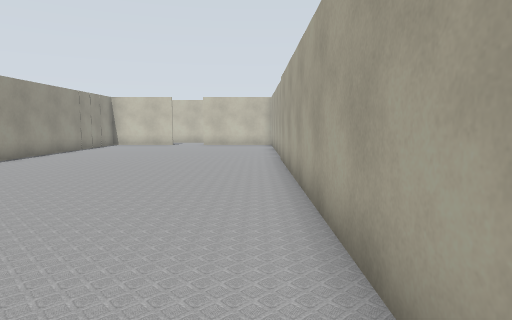
[1] (above)

24 first-person views from a walk through a world built for the Gazebo simulator. The camera is 1.2 m above the floor, tilts 6° down and sees 75° across. The lines on the ground mark 1 m squares. The floor is counted in squares, 1 m on a side. Each view is taken from the middle of a square. On the plan, view 1 faces up. The plan holds only what a view shows up to about 13 squares ahead; the rest is blank. The place goes on beyond the plan. The robots in the file are not drawn. Simple patterns stand in for the simulator's built-in surfaces.

[2]
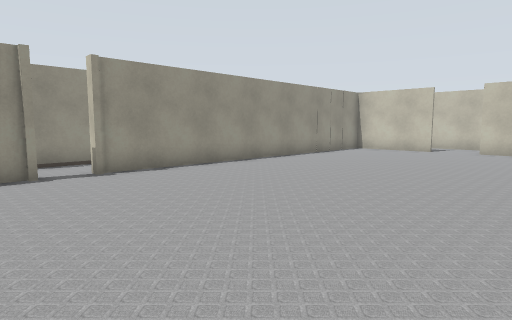

[3]
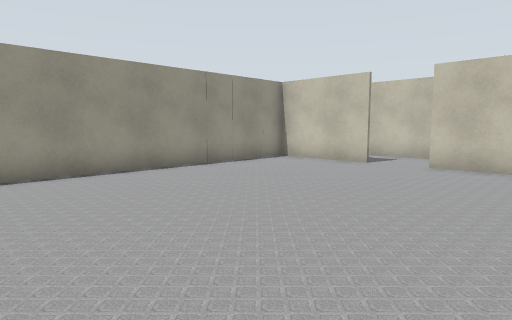

[4]
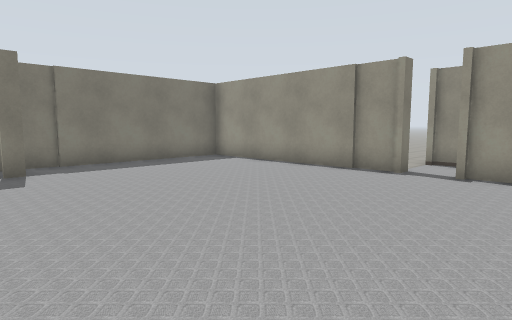

[5]
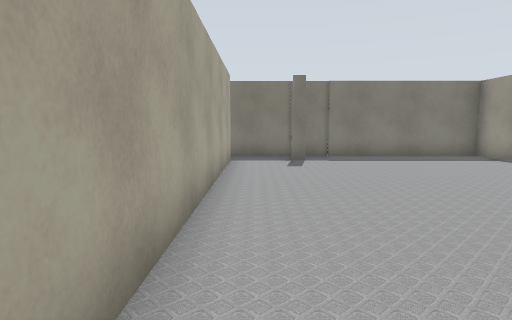

[6]
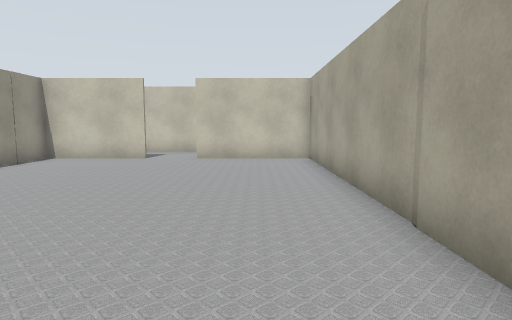

[7]
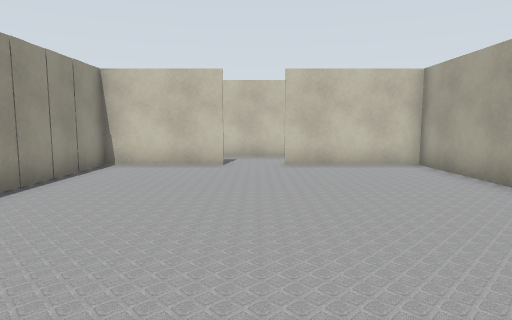

[8]
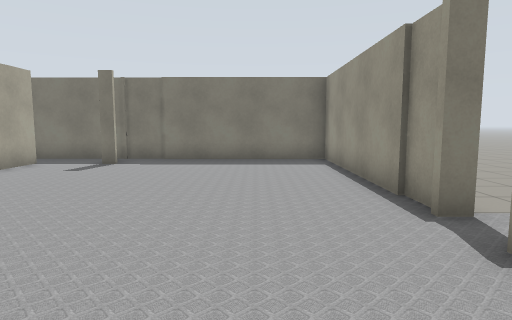

[9]
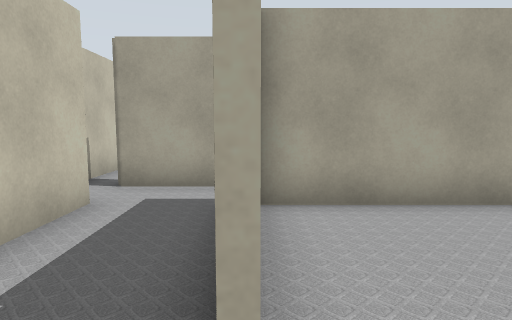

[10]
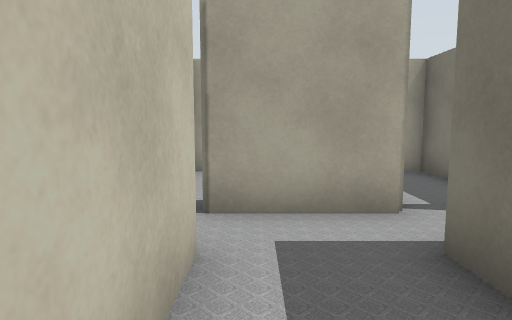

[11]
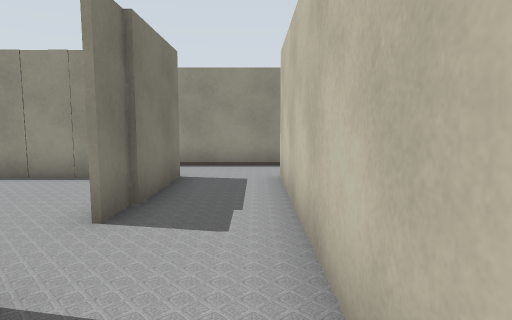

[12]
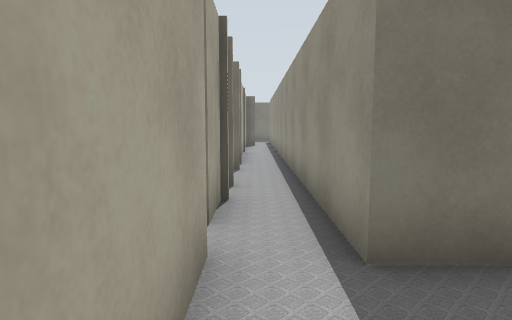

[13]
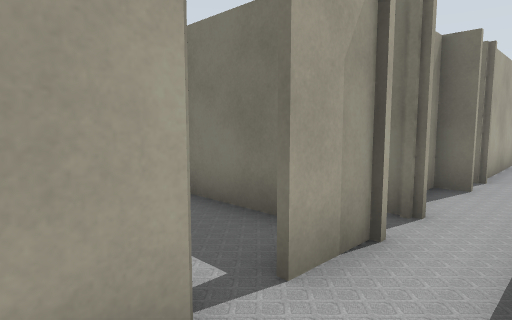

[14]
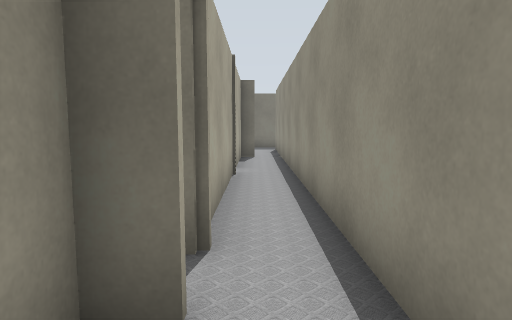

[15]
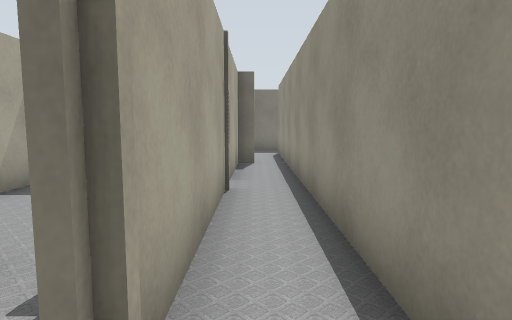

[16]
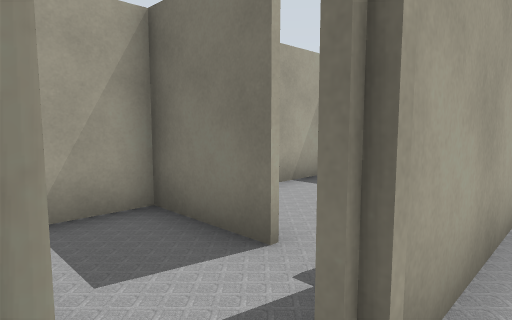

[17]
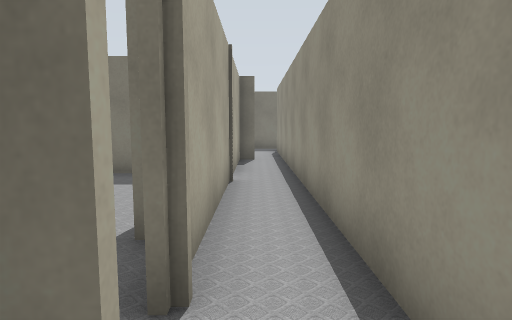

[18]
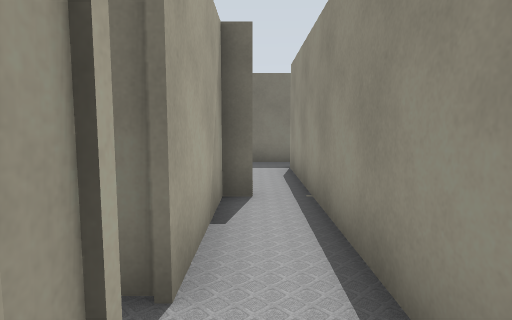

[19]
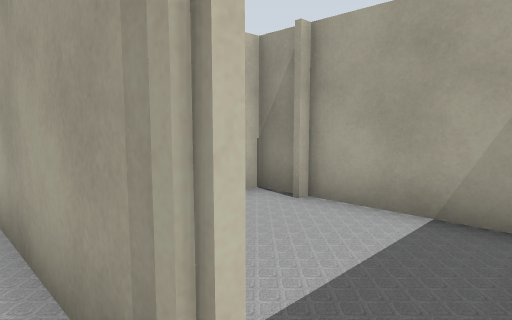

[20]
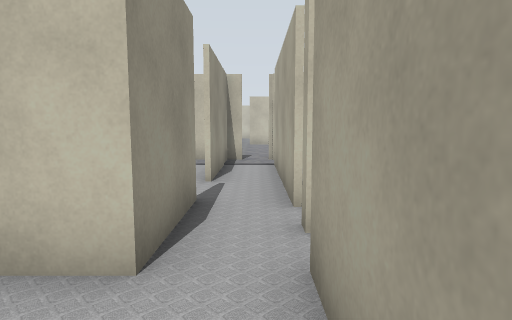

[21]
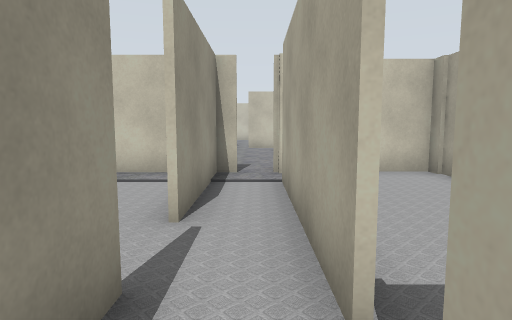

[22]
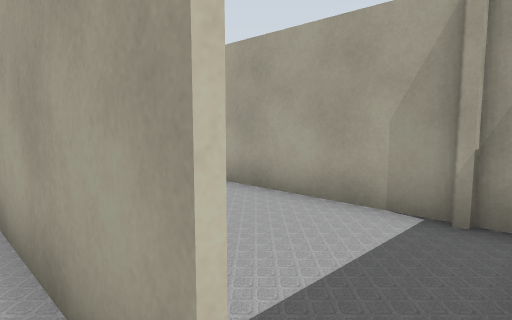

[23]
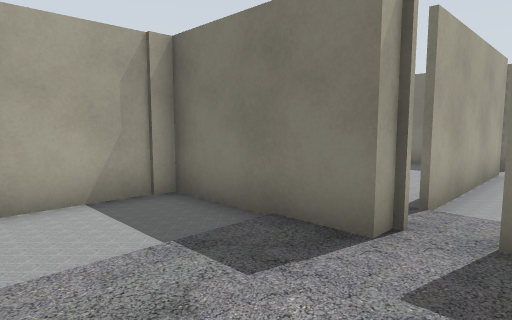

[24]
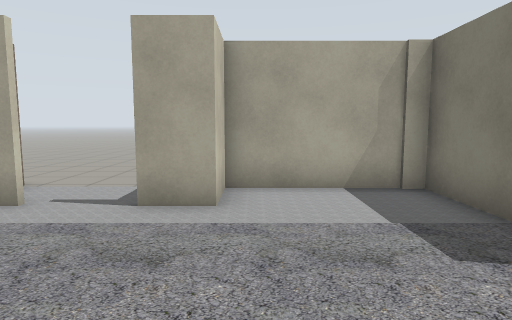

### Floor plan
Key: @ floor where view 1 was taken; # wall or solid block; x gap in a wall; . floor.
Columns run from 14 left of view 1 to 8 right of it. Each row starts with its distance up from view 1.
 40                      #.
 39                    #...
 38                  ......
 37                 ......
 36                 ...###
 35               .......#
 34                ......#
 33                ......#
 32                ..#####
 31              ###.# . #
 30              ..#.x ..#
 29              ..#.#...#
 28               .#.#...#
 27               ...#...#
 26                ..#...#
 25                #.x.. #
 24                #.#####
 23    #.###########.#   #
 22    #.............#
 21    #.............#
 20    #.#####.#####.#
 19      #.........#.x..
 18      #.........#.#####
 17      #.........#..
 16      #.........#.#
 15      #.........#.#
 14      #.........#.#
 13      #.........#.x...#
 12      #.........#.#####
 11      #.........#.#####
 10      #.........#.#..##
  9      #.........#.#...#
  8    # #.........#.x...#
  7    #.#.........#.#####
  6    #...........#.#
  5  ....#.........#.#
  4  ....##........#.#
  3   ..  #........#x#
  2   ..  #........#.
  1  ..   #........#.
  0 ..    #.......@#.
 -1 ..    #......x...
 -2       ###########

Positions as (right, up) in squares from view 1, and headings:
1: (0, 0), facing up
2: (0, 4), facing up-left
3: (0, 10), facing up-left
4: (0, 9), facing down-left
5: (0, 11), facing down
6: (-1, 8), facing up
7: (-4, 10), facing up
8: (-6, 10), facing down
9: (-4, 20), facing right
10: (-2, 22), facing right
11: (-1, 22), facing left
12: (2, 23), facing down
13: (1, 21), facing down-right
14: (2, 16), facing down
15: (2, 14), facing down
16: (2, 14), facing down-right
17: (2, 15), facing down
18: (2, 9), facing down
19: (2, 7), facing up-right
20: (2, 20), facing up
21: (2, 23), facing up
22: (2, 24), facing up-right
23: (1, 35), facing down-right
24: (0, 35), facing right
